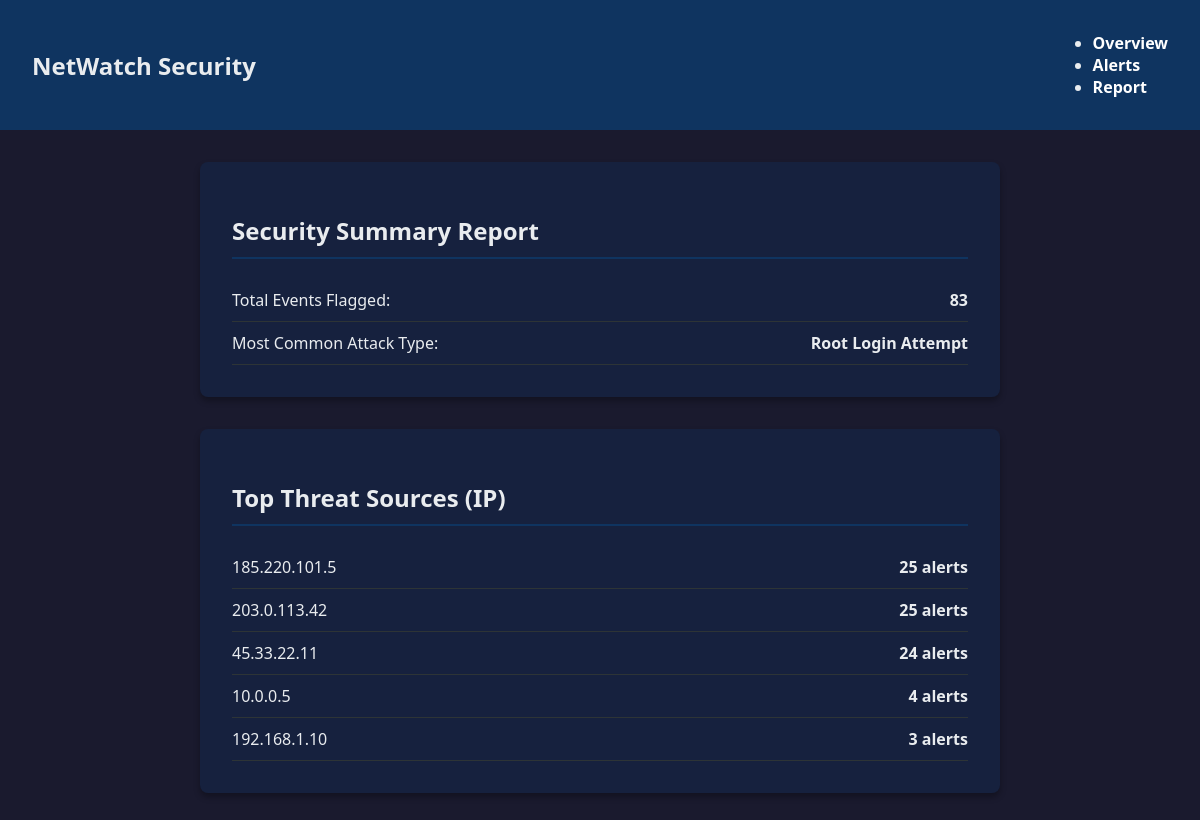
Screenshot of /report with the database file from the repository.
### tables this page shows
CREATE TABLE alerts (
            id INTEGER PRIMARY KEY AUTOINCREMENT,
            timestamp DATETIME DEFAULT CURRENT_TIMESTAMP,
            source_ip TEXT NOT NULL,
            event_type TEXT NOT NULL,
            severity TEXT NOT NULL,
            description TEXT NOT NULL
        );

### app.py (the view)
@app.route('/report')
def report():
    all_alerts = database.get_all_alerts()
    ip_counts = {}
    for alert in all_alerts:
        ip = alert['source_ip']
        ip_counts[ip] = ip_counts.get(ip, 0) + 1
    top_ips = sorted(ip_counts.items(), key=lambda x: x[1], reverse=True)[:5]
    type_counts = {}
    for alert in all_alerts:
        e_type = alert['event_type']
        type_counts[e_type] = type_counts.get(e_type, 0) + 1
    most_common_type = max(type_counts.items(), key=lambda x: x[1])[0] if type_counts else "N/A"
    return render_template('report.html', top_ips=top_ips, most_common_type=most_common_type, total_alerts=len(all_alerts))

### database.py (called while the page is built)
def get_all_alerts():
    conn = sqlite3.connect(DB_PATH)
    conn.row_factory = sqlite3.Row
    cursor = conn.cursor()
    cursor.execute('SELECT * FROM alerts ORDER BY timestamp DESC')
    alerts = cursor.fetchall()
    conn.close()
    return alerts

### templates/report.html (shortened to what this page needs)
<!DOCTYPE html>
<html lang="en">
<head>
</head>
<body>
    <nav>
        <h1>NetWatch Security</h1>
        <ul>
            <li><a href="/">Overview</a></li>
            <li><a href="/alerts">Alerts</a></li>
            <li><a href="/report">Report</a></li>
        </ul>
    </nav>
    <div class="container">
        <div class="report-section">
            <h2>Security Summary Report</h2>
            <div class="stat-item">
                <span>Total Events Flagged:</span>
                <strong>{{ total_alerts }}</strong>
            </div>
            <div class="stat-item">
                <span>Most Common Attack Type:</span>
                <strong>{{ most_common_type }}</strong>
            </div>
        </div>
        <div class="report-section">
            <h2>Top Threat Sources (IP)</h2>
            {% for ip, count in top_ips %}
            <div class="stat-item">
                <span>{{ ip }}</span>
                <strong>{{ count }} alerts</strong>
            </div>
            {% endfor %}
        </div>
    </div>
</body>
</html>

### templates/report.html (style rules this page uses)
:root { --bg-color: #1a1a2e; --card-bg: #16213e; --text-color: #e9ecef; --accent-color: #0f3460; }
body { font-family: 'Segoe UI', Tahoma, Geneva, Verdana, sans-serif; background-color: var(--bg-color); color: var(--text-color); margin: 0; padding: 0; }
nav { background-color: var(--accent-color); padding: 1rem 2rem; display: flex; justify-content: space-between; align-items: center; }
nav a { color: white; text-decoration: none; font-weight: bold; }
.container { padding: 2rem; max-width: 800px; margin: auto; }
.report-section { background-color: var(--card-bg); padding: 2rem; border-radius: 8px; margin-bottom: 2rem; box-shadow: 0 4px 6px rgba(0,0,0,0.3); }
h2 { border-bottom: 2px solid var(--accent-color); padding-bottom: 10px; }
.stat-item { display: flex; justify-content: space-between; padding: 10px 0; border-bottom: 1px solid #2d3436; }

### rows the page displays
alerts: event_type "Root Login Attempt"
alerts: source_ip "185.220.101.5", count "25"
alerts: source_ip "203.0.113.42", count "25"
alerts: source_ip "45.33.22.11", count "24"
alerts: source_ip "10.0.0.5", count "4"
alerts: source_ip "192.168.1.10", count "3"

### other values shown
{{ total_alerts }} "83"
